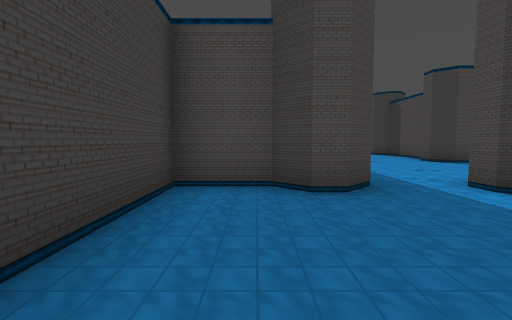
View 1 (above)

16 first-person views from a walk through a 3-D level made in the Godot game engine. The camera is 1.4 m above the floor, tilts 4° down and sees 85° across. The floor is counted in squares, 2 m on a side. Each view is taken from the middle of a square. On the plan, view 1 faces up. The plan holds only what a view shows up to about 9 squares ahead; the rest is blank. The place goes on beyond the plan. Characters and animated objects are not drawn.

View 2
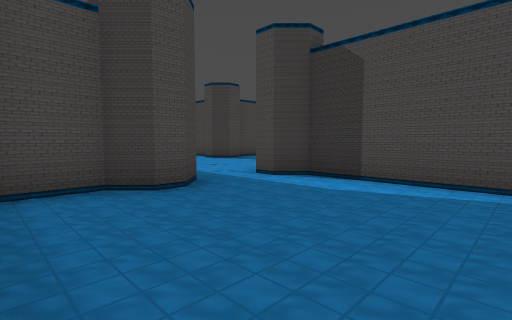

View 3
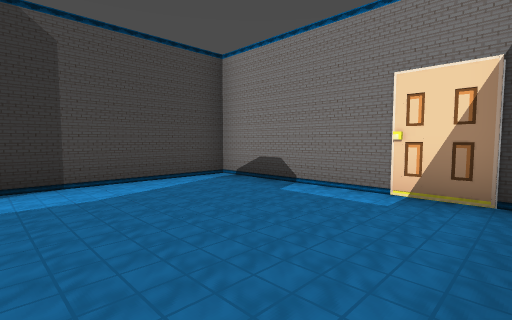

View 4
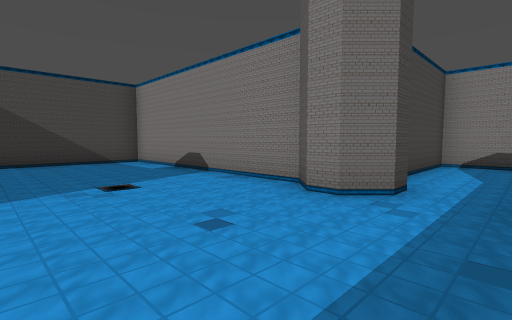

View 5
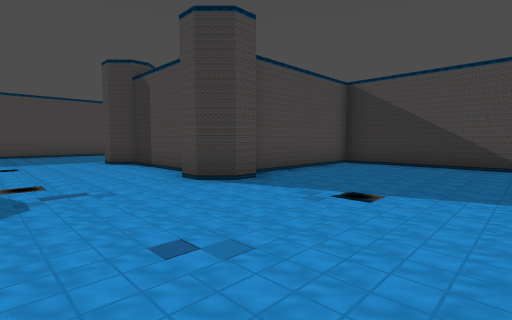

View 6
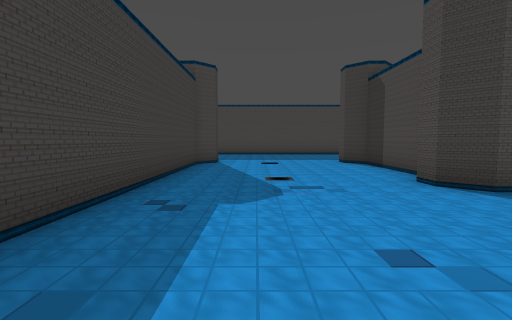

View 7
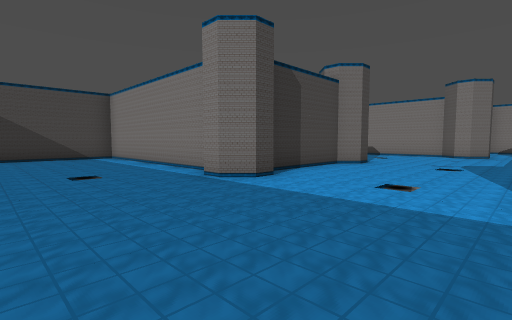

View 8
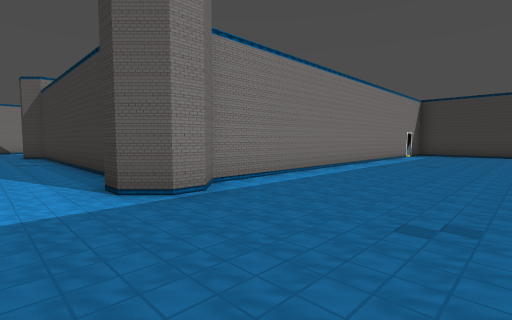

View 9
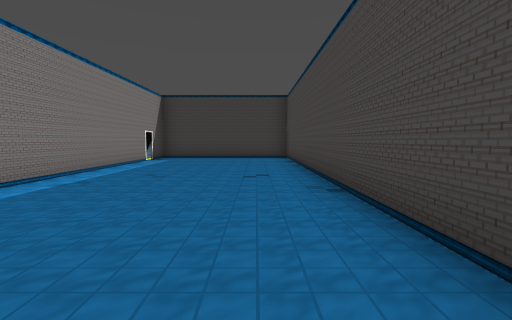

View 10
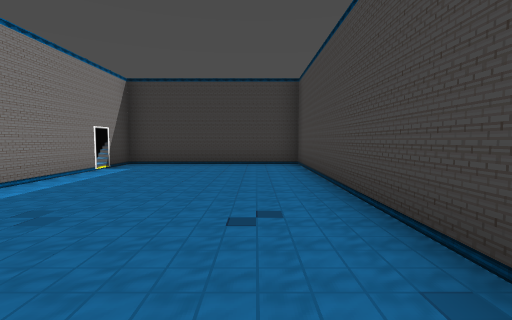

View 11
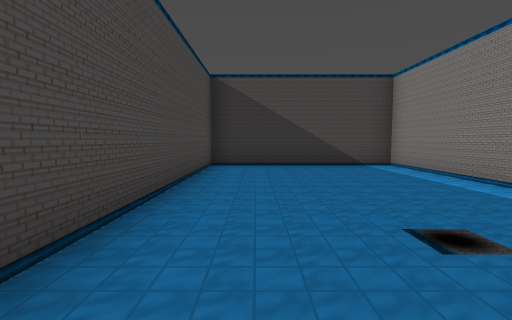

View 12
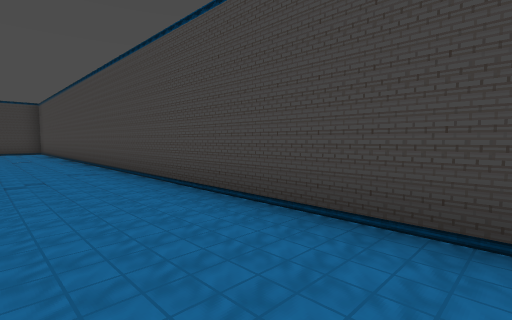

View 13
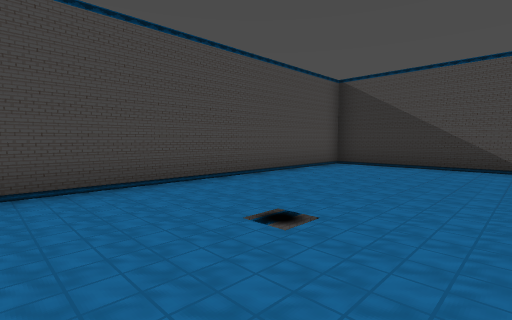

View 14
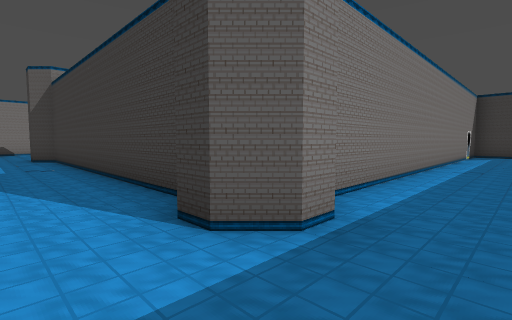

View 15
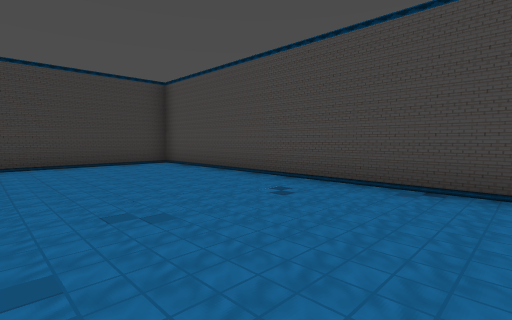

View 16
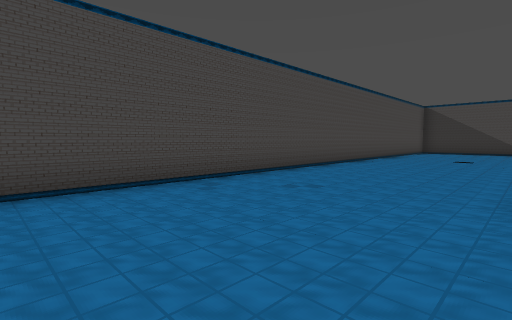

### Floor plan
Points are (right, up) in squares from view 1. A wall is a line through its corners. A room is listed if a view was taken in it or the views show most of it. See-through windows are left out.
Room 1 (views 1, 2, 3)
walls: (1.3, 3.7) (0.8, 3.7) (0.3, 4.2) (-1.2, 4.2) (-1.2, 1.2); (-0.9, -0.8) (3.7, -0.8) (3.7, 3.3) (3.3, 3.7)
ways out: opening at (2.5, 4) to room 2; closed door at (0, -1)
Room 2 (views 4, 5, 6, 7, 8, 9, 10, 11, 12, 13, 14, 15, 16)
walls: (7.4, 14.3) (13.8, 14.3) (13.8, 19.3) (-11.2, 19.3) (-11.2, 14.3) (0.2, 14.3) (0.7, 14.8) (1.2, 14.8) (1.7, 14.3) (1.7, 13.7) (1.3, 13.2) (1.3, 5.2) (1.8, 4.7); (6.8, 8.7) (6.3, 8.7) (5.8, 9.3) (5.8, 9.8) (6.3, 10.3) (6.3, 13.3) (5.8, 13.8) (5.8, 14.3) (6.3, 14.8) (6.8, 14.8); (1.8, 4.3) (1.3, 3.7); (3.3, 3.7) (3.3, 4.3) (3.7, 4.7) (4.2, 4.7) (4.7, 4.2) (11, 4.2); (11.3, 4.4) (11.3, 9.2) (7.2, 9.2)
ways out: opening at (2.5, 4) to room 1

Positions as (right, up) in squares from view 1, and headings:
1: (0, 0), facing up
2: (-1, 0), facing up-right
3: (-1, 3), facing down-right
4: (2, 8), facing down-right
5: (3, 5), facing up-right
6: (3, 5), facing up
7: (2, 18), facing down-right
8: (3, 18), facing down-left
9: (0, 18), facing left
10: (-3, 18), facing left
11: (6, 18), facing right
12: (6, 17), facing up-left
13: (6, 15), facing up-right
14: (3, 16), facing down-left
15: (-3, 15), facing up-left
16: (-3, 15), facing up-right
